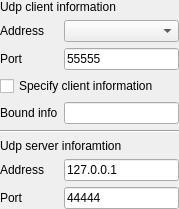
<?xml version="1.0" encoding="UTF-8"?>
<ui version="4.0">
 <class>SAKUdpClientController</class>
 <widget class="QWidget" name="SAKUdpClientController">
  <property name="geometry">
   <rect>
    <x>0</x>
    <y>0</y>
    <width>179</width>
    <height>191</height>
   </rect>
  </property>
  <property name="windowTitle">
   <string>Form</string>
  </property>
  <layout class="QGridLayout" name="gridLayout">
   <property name="leftMargin">
    <number>0</number>
   </property>
   <property name="topMargin">
    <number>0</number>
   </property>
   <property name="rightMargin">
    <number>0</number>
   </property>
   <property name="bottomMargin">
    <number>0</number>
   </property>
   <item row="8" column="1">
    <widget class="QLineEdit" name="targetPortLineEdit">
     <property name="text">
      <string>44444</string>
     </property>
    </widget>
   </item>
   <item row="1" column="1">
    <widget class="QComboBox" name="localhostComboBox"/>
   </item>
   <item row="4" column="0">
    <widget class="QLabel" name="label_8">
     <property name="text">
      <string>Bound info</string>
     </property>
    </widget>
   </item>
   <item row="7" column="0">
    <widget class="QLabel" name="label">
     <property name="text">
      <string>Address</string>
     </property>
    </widget>
   </item>
   <item row="4" column="1">
    <widget class="QLineEdit" name="boundInfoLineEdit">
     <property name="toolTip">
      <string>The bound address and port of socket.</string>
     </property>
     <property name="readOnly">
      <bool>true</bool>
     </property>
     <property name="placeholderText">
      <string notr="true"/>
     </property>
    </widget>
   </item>
   <item row="1" column="0">
    <widget class="QLabel" name="label_3">
     <property name="sizePolicy">
      <sizepolicy hsizetype="Ignored" vsizetype="Preferred">
       <horstretch>0</horstretch>
       <verstretch>0</verstretch>
      </sizepolicy>
     </property>
     <property name="text">
      <string>Address</string>
     </property>
    </widget>
   </item>
   <item row="3" column="0" colspan="2">
    <widget class="QCheckBox" name="specifyClientAddressAndPort">
     <property name="text">
      <string>Specify client information</string>
     </property>
    </widget>
   </item>
   <item row="5" column="0" colspan="2">
    <widget class="Line" name="line">
     <property name="orientation">
      <enum>Qt::Horizontal</enum>
     </property>
    </widget>
   </item>
   <item row="2" column="1">
    <widget class="QLineEdit" name="localPortlineEdit">
     <property name="text">
      <string>55555</string>
     </property>
    </widget>
   </item>
   <item row="6" column="0" colspan="2">
    <widget class="QLabel" name="label_6">
     <property name="text">
      <string>Udp server inforamtion</string>
     </property>
    </widget>
   </item>
   <item row="8" column="0">
    <widget class="QLabel" name="label_2">
     <property name="text">
      <string>Port</string>
     </property>
    </widget>
   </item>
   <item row="0" column="0" colspan="2">
    <widget class="QLabel" name="label_5">
     <property name="text">
      <string>Udp client information</string>
     </property>
    </widget>
   </item>
   <item row="2" column="0">
    <widget class="QLabel" name="label_4">
     <property name="sizePolicy">
      <sizepolicy hsizetype="Ignored" vsizetype="Preferred">
       <horstretch>0</horstretch>
       <verstretch>0</verstretch>
      </sizepolicy>
     </property>
     <property name="text">
      <string>Port</string>
     </property>
    </widget>
   </item>
   <item row="7" column="1">
    <widget class="QLineEdit" name="targetHostLineEdit">
     <property name="text">
      <string>127.0.0.1</string>
     </property>
    </widget>
   </item>
  </layout>
 </widget>
 <resources/>
 <connections/>
</ui>
